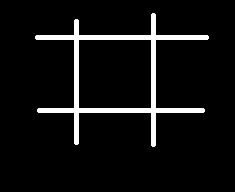
//> input picture resource/line_detect.png, 235 x 192 px
$ ./main   (built with g++ and OpenCV 4)
//> lines starting //> are read from the running program, lines starting //| are printed output that depends on the picture; after the words box and inside, x2 and y2 are one past the last pixel; in counts of white or black regions, pixels touching at a corner belong together
#include <iostream>
#include "opencv2/imgproc.hpp"
#include "opencv2/imgcodecs.hpp"
#include "opencv2/highgui.hpp"
#include "opencv2/core.hpp"
#include<vector>
#include<fstream>
#include <stdlib.h>
#include<stdlib.h>


//#define DEBUG
using namespace std;
using namespace cv;

// [195 lines left out: functions calMAD, calSSD, calMSD, findMostMatchWithMSD, findMostMatchWithMAD, findMostMatchWithSSD and 5 more, not called in this run]

void lineDetection(string image_path)
{
	Mat src, src_gray, dst;
	src = imread(image_path);
//> src is the input picture: 192 rows x 235 cols, CV_8UC3; 6.4% white; 1 white region, box (x1, y1, x2, y2) and area: (35, 13, 209, 147) 2894
  imshow("input image", src);
waitKey(0);
	if (!src.data)
	{
		std::cerr << "无法打开图像文件！" << endl;
		return;
	}

	namedWindow("input image", CV_WINDOW_AUTOSIZE);
	namedWindow("hough-line-detection", CV_WINDOW_AUTOSIZE);
	imshow("input image", src);

	//边缘检测
	Canny(src, src_gray, 150, 200);
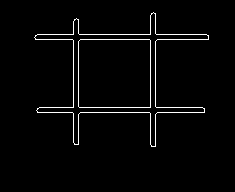
//> src_gray: 192 rows x 235 cols, CV_8UC1; 2.5% white in thin lines or dots, all inside (x1, y1, x2, y2) = (34, 12, 209, 147)
	//灰度化
	cvtColor(src_gray, dst, CV_GRAY2BGR);

	vector<Vec2f> lines;
	//霍夫曼直线检测
	Point pt1, pt2;
	HoughLines(src_gray, lines, 1, CV_PI / 180, 150, 0, 0);
//> lines = 4 lines (rho, theta): [34, 1.57], [39, 1.57], [107, 1.57], [112, 1.57]
	for (size_t i = 0; i < lines.size(); i++)
	{
		// 极坐标中的r长度
		float rho = lines[i][0];
		// 极坐标中的角度
		float theta = lines[i][1];
		double a = cos(theta), b = sin(theta);
		double x0 = a*rho, y0 = b*rho;
		// 转换为平面坐标的四个点
		pt1.x = cvRound(x0 + 1000 * (-b));
		pt1.y = cvRound(y0 + 1000 * (a));
		pt2.x = cvRound(x0 - 1000 * (-b));
		pt2.y = cvRound(y0 - 1000 * (a));
		line(dst, pt1, pt2, Scalar(0, 0, 255), 1, CV_AA);
	}
//> this loop made 4 passes
//> (rho, x0, y0) on passes 1 to 4: (34, -1.49e-06, 34), (39, -1.7e-06, 39), (107, -4.68e-06, 107), (112, -4.9e-06, 112)
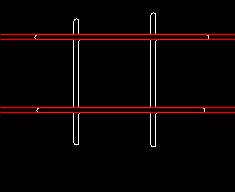
//> dst: 192 rows x 235 cols, CV_8UC3; mean B, G, R 3.1, 3.1, 10.3

	imshow("matt", src);

	imshow("hough-line-detection", dst);

	waitKey(0);
}


int main()
{

//     Mat src = imread("../../../resource/circle_detect.jpg",IMREAD_GRAYSCALE);
//     Mat src_part = imread("../../../resource/circle_detect_part.jpg",IMREAD_GRAYSCALE);
//
//     cout<<src.size()<<endl;
//     imshow("src",src);
//     imshow("src_part",src_part);
//
//
//     Rect rect=findMostMatchWithNCC(src,src_part);
//     cout<<"x:"<<rect.x
//        <<"y:"<<rect.y
//       <<"width:"<<rect.width
//      <<"height:"<<rect.height<<endl;
//
//     rectangle(src, rect, Scalar(255, 0, 0),-1, LINE_8,0);
//
// //    cout<<"mean:"<<calMean(src)<<endl;
// //    cout<<"mean:"<<calMean(src_part)<<endl;
//
//     imshow("src_draw",src);
//
//
//     waitKey(0);

lineDetection("/home/sxy/Github/opencv_cpp/resource/line_detect.png");

    return 0;
}
